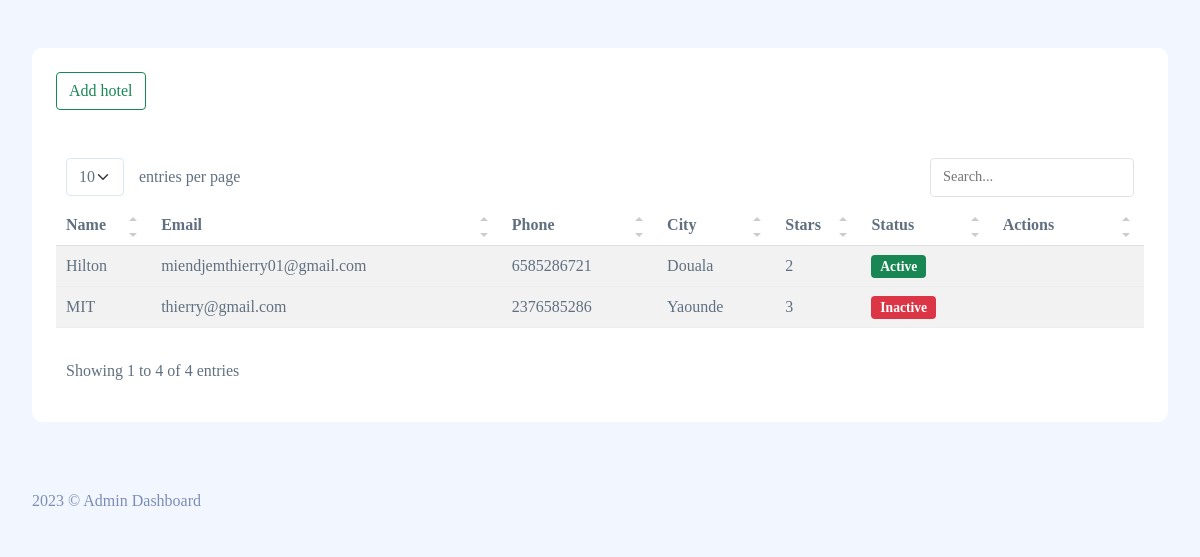
The page /admin/hotels.php (signed in) on the database its author committed.
### tables this page shows
CREATE TABLE IF NOT EXISTS `users` (
  `id` int(11) NOT NULL AUTO_INCREMENT,
  `name` text NOT NULL,
  `email` text NOT NULL,
  `contact` text NOT NULL,
  `password` text NOT NULL,
  `type` text,
  `image` text,
  `status` text,
  `city` text,
  `star` int(11) DEFAULT NULL,
  PRIMARY KEY (`id`)
);

### admin/controllers/HotelController.php (called while the page is built, shortened)
<?php
require("connection.php");
$hotelsQuery = "SELECT * FROM users WHERE type= 'hotel'";
$hotels = $conn->query($hotelsQuery);
?>

### admin/hotels.php (the view, shortened to what this page needs)
<?php
require("controllers/HotelController.php");
require("includes/includes_header.php");
require("includes/navBar.php");
?>
<link rel="stylesheet" href="assets/extensions/simple-datatables/style.css" />
<link rel="stylesheet" href="assets/css/pages/simple-datatables.css" />
<div class="page-heading">
    <section class="section">
        <div class="card">
            <div class="card-header">
                <div class="col-12 col-md-6 order-md-1 order-last mb-3">
                    <button type="button" class="btn btn-outline-success" data-bs-toggle="modal"
                        data-bs-target="#inlineForm">
                        Add hotel
                    </button>
                </div>
            </div>
            <div class="card-body">
                <table class="table table-striped" id="table1">
                    <thead>
                        <tr>
                            <th>Name</th>
                            <th>Email</th>
                            <th>Phone</th>
                            <th>City</th>
                            <th>Stars</th>
                            <th>Status</th>
                            <th>Actions</th>
                        </tr>
                    </thead>
                    <tbody>
                        <?php while($row = $hotels->fetch_assoc()) {
                            $id = $row['id'];
                            ?>
                        <tr>
                            <td><?= $row['name'] ?></td>
                            <td><?= $row['email'] ?></td>
                            <td><?= $row['contact'] ?></td>
                            <td><?= $row['city'] ?></td>
                            <td><?= $row['star'] ?></td>
                            <td>
                                <?php if($row['status'] == 'active'){ ?><span
                                    class="badge bg-success">Active</span><?php }else{ ?> <span
                                    class="badge bg-danger">Inactive</span><?php } ?>
                            </td>
                            <td>
                                <?php if($row['status'] == 'active'){ ?>
                                    <a href="?changeStatus=<?=$id?>&status=inactive">
                                        <i class="bi bi-dash-circle"></i>
                                    </a>
                                <?php }else{ ?>
                                    <a href="?changeStatus=<?=$id?>&status=active">
                                        <i class="bi bi-check text-success"></i>
                                    </a>
                                <?php } ?>
                                <a href="?delete=<?=$id?>">
                                    <i class="bi bi-trash text-danger"></i>
                                </a>
                                <a href="viewHotel.php?id=<?=$id?>">
                                    <i class="bi bi-eye"></i>
                                </a>
                            </td>
                        </tr>
                        <tr>
                            <?php }?>
                    </tbody>
                </table>
            </div>
        </div>
    </section>
</div>
<?php
require("includes/footer.php");
?>

### admin/assets/extensions/simple-datatables/style.css (style rules this page uses)
.dataTable-table { max-width: 100%; width: 100%; border-spacing: 0; border-collapse: separate; }
.dataTable-table > tbody > tr > td, .dataTable-table > tbody > tr > th, .dataTable-table > tfoot > tr > td, .dataTable-table > tfoot > tr > th, .dataTable-table > thead > tr > td, .dataTable-table > thead > tr > th { vertical-align: top; padding: 8px 10px; }
.dataTable-table > thead > tr > th { vertical-align: bottom; text-align: left; border-bottom: 1px solid #d9d9d9; }
.dataTable-table th { vertical-align: bottom; text-align: left; }

### rows shown on the page
users: name "Hilton", email "miendjemthierry01@gmail.com", contact "6585286721", city "Douala", star "2", status "Active"
users: name "MIT", email "thierry@gmail.com", contact "2376585286", city "Yaounde", star "3", status "Inactive"
